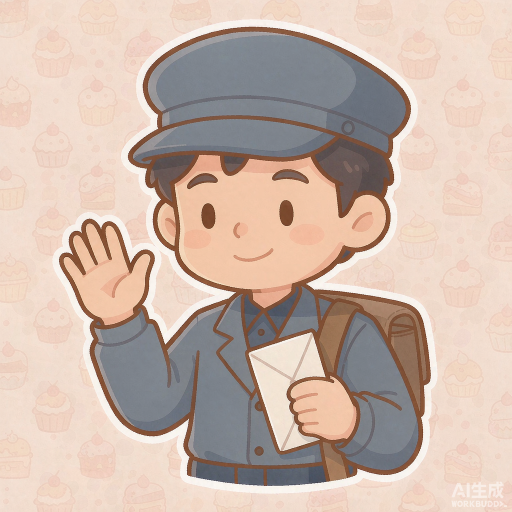
#> input picture art/generated/characters/source/Cozy_cute_2D_hand_drawn_cartoo_2026-11-16T22-19-55.png, 1024 x 1024 px (shown at 1/2 size)
$ python process_lightbg.py
#> lines starting #> are read from the running program, lines starting #| are printed output that depends on the picture
"""浅色背景立绘的精确抠图：flood-fill 从四角漫延，只清除与边缘连通的背景色区域。
用于背景色与人物肤色接近的图（邮差小哥 / 放学的孩子），避免整图按色距抠掉肤色。
仍先清右下水印矩形，再 flood fill，最后裁边 + 512px。
"""
import os
from collections import deque
from PIL import Image

BASE = os.path.dirname(os.path.abspath(__file__))
SRC = os.path.join(BASE, 'source')
OUT = os.path.join(BASE, 'final')

JOBS = [
    ('Cozy_cute_2D_hand_drawn_cartoo_2026-11-16T22-19-55.png', 'char_youcha'),
    ('Cozy_cute_2D_hand_drawn_cartoo_2026-11-16T22-20-13.png', 'char_haizi'),
]
FULL, EDGE = 26, 52
WM_X0, WM_Y0 = 0.78, 0.90

for source, name in JOBS:
    im = Image.open(os.path.join(SRC, source)).convert('RGBA')
    px = im.load()
    w, h = im.size
#> w = 1024; h = 1024
    BR, BG, BB = px[5, 5][:3]
#> BR = 239; BG = 215; BB = 201

    # 清右下水印矩形
    for y in range(int(h * WM_Y0), h):
        for x in range(int(w * WM_X0), w):
            px[x, y] = (BR, BG, BB, 255)

    def is_bg(x, y):
        r, g, b, _ = px[x, y]
        d = ((r - BR) ** 2 + (g - BG) ** 2 + (b - BB) ** 2) ** 0.5
        return d <= EDGE

    # flood fill 从四条边 seeds 出发，只清除连通的背景
    seen = bytearray(w * h)
    q = deque()
    for x in range(w):
        q.append((x, 0)); q.append((x, h - 1))
    for y in range(h):
        q.append((0, y)); q.append((w - 1, y))
    while q:
        x, y = q.popleft()
        idx = y * w + x
        if seen[idx]:
            continue
        seen[idx] = 1
        if not is_bg(x, y):
            continue
        r, g, b, _ = px[x, y]
        d = ((r - BR) ** 2 + (g - BG) ** 2 + (b - BB) ** 2) ** 0.5
        a = 0 if d <= FULL else int((d - FULL) * 255 / (EDGE - FULL))
        px[x, y] = (r, g, b, a)
        if x > 0: q.append((x - 1, y))
        if x < w - 1: q.append((x + 1, y))
        if y > 0: q.append((x, y - 1))
        if y < h - 1: q.append((x, y + 1))
#> this loop made 2318068 passes

    bbox = im.getbbox()
    if bbox:
        l, t, rr, bb = bbox
        pad = 4
        im = im.crop((max(0, l - pad), max(0, t - pad), min(w, rr + pad), min(h, bb + pad)))
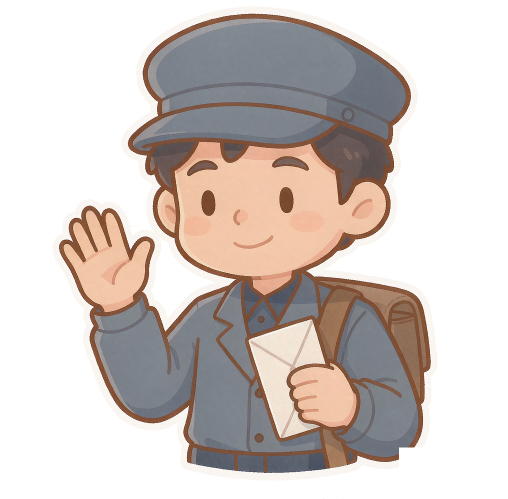
#> im: PIL image 1016x998 RGBA (shown at 1/2 size); mean R, G, B, A 202.1, 181.6, 169.8, 127.2; transparent parts drawn white
    nw = 512
    im = im.resize((nw, int(im.height * nw / im.width)), Image.LANCZOS)
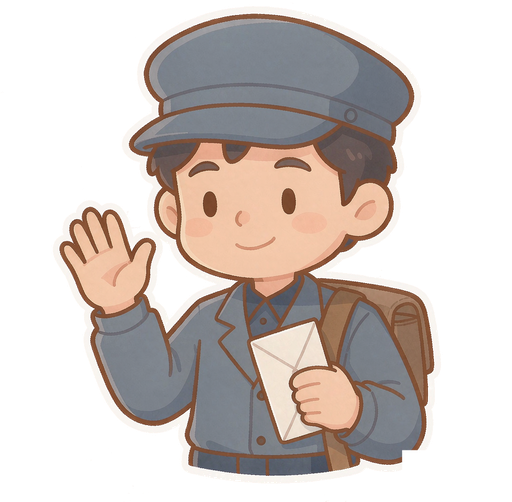
#> im: PIL image 512x502 RGBA; mean R, G, B, A 87.7, 78.5, 73.8, 127.2; transparent parts drawn white
    p = os.path.join(OUT, name + '.png')
    im.save(p, 'PNG', optimize=True)
    print(f'{name:16s} {str(im.size):12s} {os.path.getsize(p)//1024:4d}KB BG=({BR},{BG},{BB})')
#| char_youcha      (512, 502)    259KB BG=(239,215,201)
#> pass 2 of the loop `for source, name in JOBS:`:
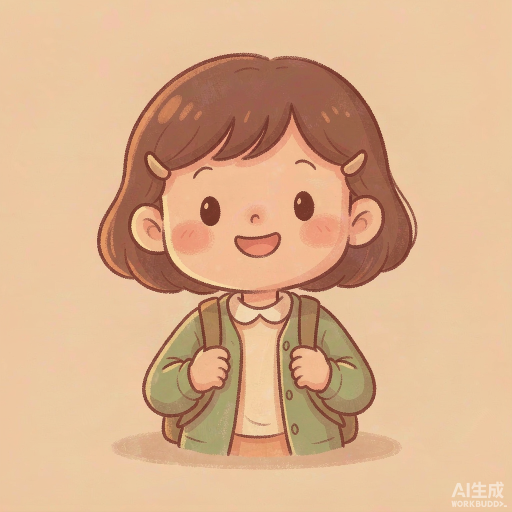
#> input picture art/generated/characters/source/Cozy_cute_2D_hand_drawn_cartoo_2026-11-16T22-20-13.png, 1024 x 1024 px (shown at 1/2 size)
#> `im = im.crop((max(0, l - pad), max(0, t - pad), min(w, rr + pad), min(..`:
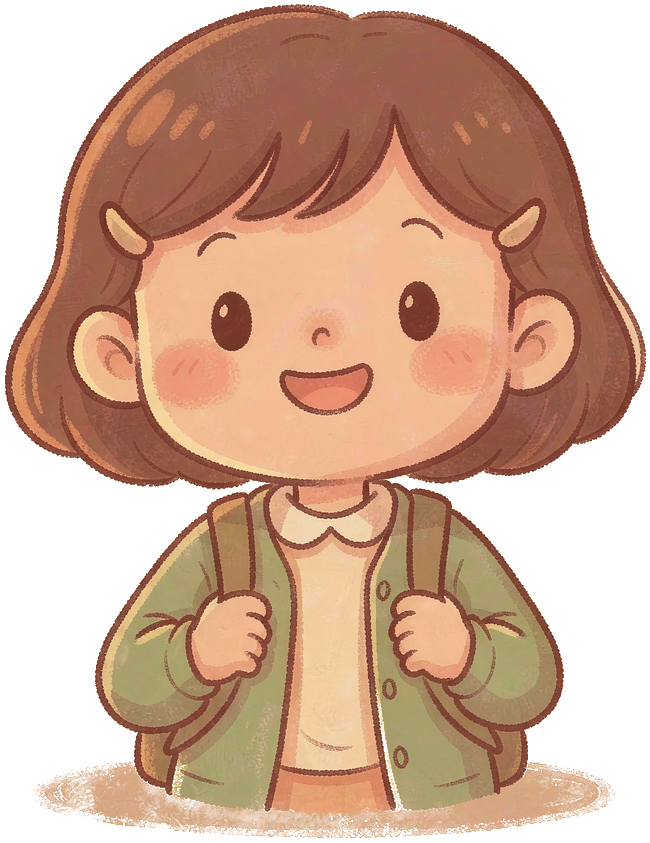
#> im: PIL image 650x843 RGBA; mean R, G, B, A 201.8, 154.6, 121, 175.3; transparent parts drawn white
#| char_haizi       (512, 664)    479KB BG=(237,204,164)
